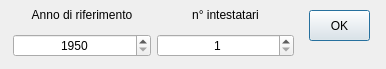
<?xml version="1.0" encoding="UTF-8"?>
<ui version="4.0">
 <class>annoDialog</class>
 <widget class="QDialog" name="annoDialog">
  <property name="geometry">
   <rect>
    <x>0</x>
    <y>0</y>
    <width>386</width>
    <height>69</height>
   </rect>
  </property>
  <property name="windowTitle">
   <string>Dialog</string>
  </property>
  <widget class="QWidget" name="">
   <property name="geometry">
    <rect>
     <x>13</x>
     <y>2</y>
     <width>281</width>
     <height>55</height>
    </rect>
   </property>
   <layout class="QHBoxLayout" name="horizontalLayout">
    <item>
     <layout class="QVBoxLayout" name="verticalLayout">
      <item>
       <widget class="QLabel" name="label">
        <property name="text">
         <string>Anno di riferimento</string>
        </property>
        <property name="alignment">
         <set>Qt::AlignCenter</set>
        </property>
       </widget>
      </item>
      <item>
       <widget class="QSpinBox" name="anno_spinbox">
        <property name="alignment">
         <set>Qt::AlignCenter</set>
        </property>
        <property name="minimum">
         <number>1950</number>
        </property>
        <property name="maximum">
         <number>3000</number>
        </property>
       </widget>
      </item>
     </layout>
    </item>
    <item>
     <layout class="QVBoxLayout" name="verticalLayout_2">
      <item>
       <widget class="QLabel" name="label_2">
        <property name="text">
         <string>n° intestatari</string>
        </property>
        <property name="alignment">
         <set>Qt::AlignCenter</set>
        </property>
       </widget>
      </item>
      <item>
       <widget class="QSpinBox" name="intestatari_spinbox">
        <property name="alignment">
         <set>Qt::AlignCenter</set>
        </property>
        <property name="minimum">
         <number>1</number>
        </property>
        <property name="maximum">
         <number>10000000</number>
        </property>
        <property name="value">
         <number>1</number>
        </property>
       </widget>
      </item>
     </layout>
    </item>
   </layout>
  </widget>
  <widget class="QPushButton" name="ok_button">
   <property name="geometry">
    <rect>
     <x>309</x>
     <y>10</y>
     <width>61</width>
     <height>31</height>
    </rect>
   </property>
   <property name="text">
    <string>OK</string>
   </property>
  </widget>
 </widget>
 <resources/>
 <connections/>
</ui>
